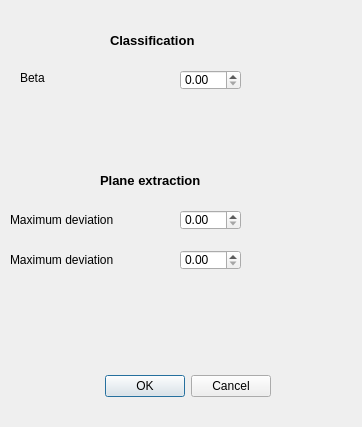
<?xml version="1.0" encoding="UTF-8"?>
<ui version="4.0">
 <class>Dialog_options</class>
 <widget class="QDialog" name="Dialog_options">
  <property name="geometry">
   <rect>
    <x>0</x>
    <y>0</y>
    <width>362</width>
    <height>427</height>
   </rect>
  </property>
  <property name="windowTitle">
   <string>Options</string>
  </property>
  <widget class="QDialogButtonBox" name="buttonBox">
   <property name="geometry">
    <rect>
     <x>90</x>
     <y>370</y>
     <width>181</width>
     <height>32</height>
    </rect>
   </property>
   <property name="orientation">
    <enum>Qt::Horizontal</enum>
   </property>
   <property name="standardButtons">
    <set>QDialogButtonBox::Cancel|QDialogButtonBox::Ok</set>
   </property>
  </widget>
  <widget class="QDoubleSpinBox" name="alpha_spinbox">
   <property name="geometry">
    <rect>
     <x>180</x>
     <y>70</y>
     <width>61</width>
     <height>20</height>
    </rect>
   </property>
   <property name="decimals">
    <number>2</number>
   </property>
   <property name="maximum">
    <double>9999.989999999999782</double>
   </property>
   <property name="singleStep">
    <double>0.010000000000000</double>
   </property>
  </widget>
  <widget class="QLabel" name="label">
   <property name="geometry">
    <rect>
     <x>20</x>
     <y>70</y>
     <width>51</width>
     <height>16</height>
    </rect>
   </property>
   <property name="text">
    <string>Beta</string>
   </property>
  </widget>
  <widget class="QDoubleSpinBox" name="alpha_spinbox_2">
   <property name="geometry">
    <rect>
     <x>180</x>
     <y>210</y>
     <width>61</width>
     <height>20</height>
    </rect>
   </property>
   <property name="decimals">
    <number>2</number>
   </property>
   <property name="maximum">
    <double>1.000000000000000</double>
   </property>
   <property name="singleStep">
    <double>0.010000000000000</double>
   </property>
  </widget>
  <widget class="QLabel" name="label_2">
   <property name="geometry">
    <rect>
     <x>10</x>
     <y>210</y>
     <width>151</width>
     <height>20</height>
    </rect>
   </property>
   <property name="text">
    <string>Maximum deviation</string>
   </property>
  </widget>
  <widget class="QLabel" name="label_3">
   <property name="geometry">
    <rect>
     <x>10</x>
     <y>250</y>
     <width>151</width>
     <height>20</height>
    </rect>
   </property>
   <property name="text">
    <string>Maximum deviation</string>
   </property>
  </widget>
  <widget class="QDoubleSpinBox" name="alpha_spinbox_3">
   <property name="geometry">
    <rect>
     <x>180</x>
     <y>250</y>
     <width>61</width>
     <height>20</height>
    </rect>
   </property>
   <property name="decimals">
    <number>2</number>
   </property>
   <property name="maximum">
    <double>999.990000000000009</double>
   </property>
   <property name="singleStep">
    <double>0.010000000000000</double>
   </property>
  </widget>
  <widget class="QLabel" name="label_4">
   <property name="geometry">
    <rect>
     <x>100</x>
     <y>170</y>
     <width>171</width>
     <height>20</height>
    </rect>
   </property>
   <property name="font">
    <font>
     <pointsize>10</pointsize>
     <weight>75</weight>
     <bold>true</bold>
    </font>
   </property>
   <property name="frameShadow">
    <enum>QFrame::Sunken</enum>
   </property>
   <property name="lineWidth">
    <number>1</number>
   </property>
   <property name="text">
    <string>Plane extraction</string>
   </property>
  </widget>
  <widget class="QLabel" name="label_5">
   <property name="geometry">
    <rect>
     <x>110</x>
     <y>30</y>
     <width>171</width>
     <height>20</height>
    </rect>
   </property>
   <property name="font">
    <font>
     <pointsize>10</pointsize>
     <weight>75</weight>
     <bold>true</bold>
    </font>
   </property>
   <property name="frameShadow">
    <enum>QFrame::Sunken</enum>
   </property>
   <property name="lineWidth">
    <number>1</number>
   </property>
   <property name="text">
    <string>Classification</string>
   </property>
  </widget>
 </widget>
 <resources/>
 <connections>
  <connection>
   <sender>buttonBox</sender>
   <signal>accepted()</signal>
   <receiver>Dialog_options</receiver>
   <slot>accept()</slot>
   <hints>
    <hint type="sourcelabel">
     <x>248</x>
     <y>254</y>
    </hint>
    <hint type="destinationlabel">
     <x>157</x>
     <y>274</y>
    </hint>
   </hints>
  </connection>
  <connection>
   <sender>buttonBox</sender>
   <signal>rejected()</signal>
   <receiver>Dialog_options</receiver>
   <slot>reject()</slot>
   <hints>
    <hint type="sourcelabel">
     <x>316</x>
     <y>260</y>
    </hint>
    <hint type="destinationlabel">
     <x>286</x>
     <y>274</y>
    </hint>
   </hints>
  </connection>
 </connections>
</ui>
